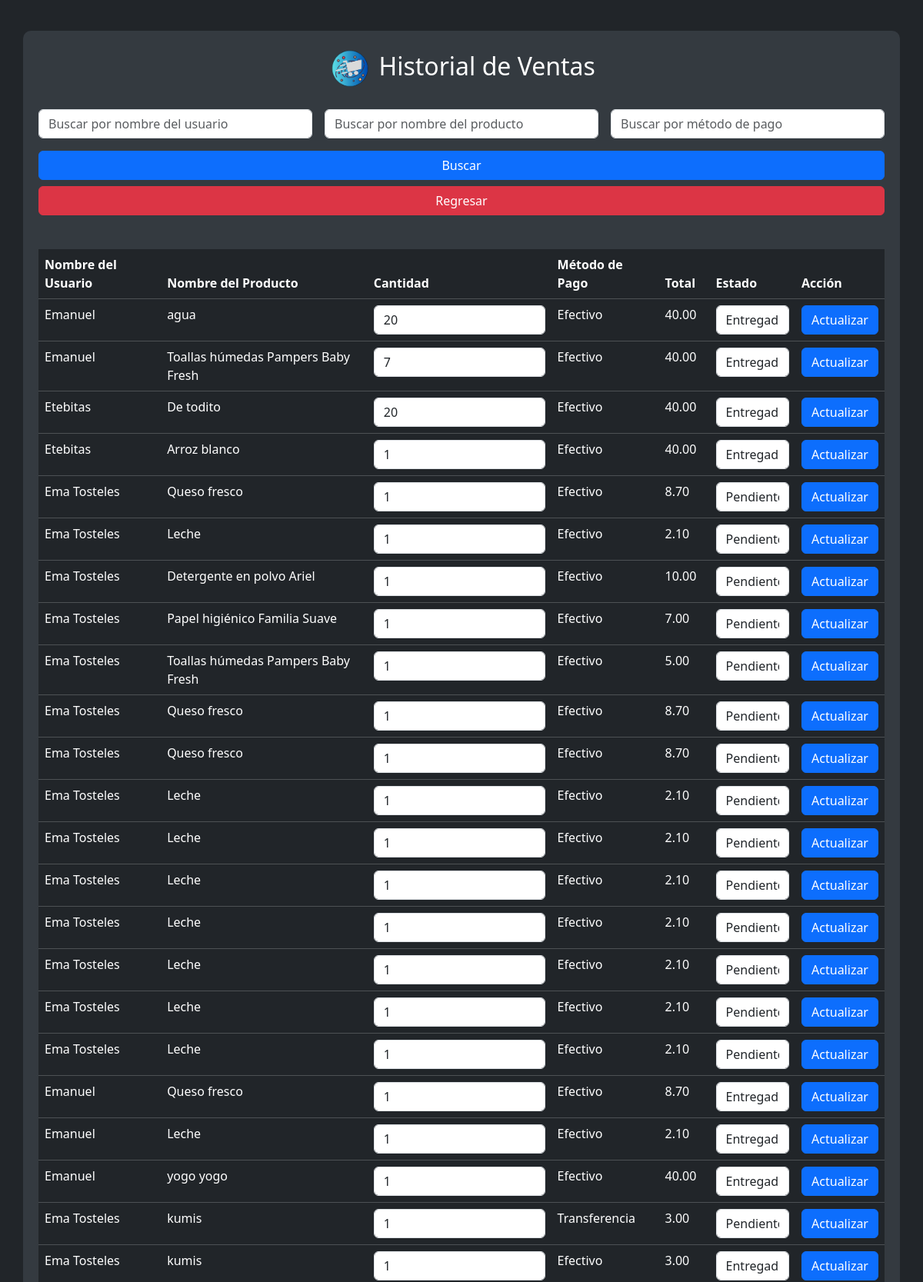
The app's page /gestionarventas.php (signed in, upper part) with its own data.
### tables this page shows
CREATE TABLE `historial_ventas` (
  `ID` int(11) NOT NULL,
  `id_usuario` int(11) NOT NULL,
  `Metodo_pago` varchar(50) DEFAULT NULL,
  `Cantidad` int(11) DEFAULT NULL,
  `Fecha` timestamp NULL DEFAULT current_timestamp(),
  `Estado` varchar(20) NOT NULL DEFAULT 'Pendiente',
  `IDP` int(11) NOT NULL,
  `Total` decimal(10,2) NOT NULL
);

CREATE TABLE `usuarios` (
  `id_usuario` int(11) NOT NULL,
  `usuario` varchar(20) DEFAULT NULL,
  `nombre` varchar(20) DEFAULT NULL,
  `correo_electronico` varchar(30) DEFAULT NULL,
  `telefono` varchar(15) DEFAULT NULL,
  `contraseña_usuario` varchar(100) DEFAULT NULL,
  `id_tipos` int(11) DEFAULT NULL,
  `codigo_recuperacion` varchar(255) DEFAULT NULL,
  `aceptado` varchar(2) DEFAULT NULL,
  `Foto` varchar(255) DEFAULT NULL
);

CREATE TABLE `productos` (
  `IDP` int(11) NOT NULL,
  `Nombre` varchar(255) NOT NULL,
  `Precio` decimal(10,2) NOT NULL,
  `Categoria` varchar(255) DEFAULT NULL,
  `Cantidad` int(11) DEFAULT NULL,
  `Descripcion` text DEFAULT NULL,
  `Foto` varchar(255) DEFAULT NULL,
  `Estado` varchar(20) NOT NULL DEFAULT 'Pendiente',
  `fecha_de_entrega` timestamp NOT NULL DEFAULT current_timestamp(),
  `usuario_id` int(11) DEFAULT NULL
);

### gestionarventas.php (the view, shortened to what this page needs)
<?php
include_once 'conexion.php';
include_once("sweetarch.php");
$nombre_usuario_buscar = isset($_GET['nombre_usuario_buscar']) ? $_GET['nombre_usuario_buscar'] : '';
$nombre_producto_buscar = isset($_GET['nombre_producto_buscar']) ? $_GET['nombre_producto_buscar'] : '';
$metodo_pago_buscar = isset($_GET['metodo_pago_buscar']) ? $_GET['metodo_pago_buscar'] : '';
$query = "SELECT hv.*, p.Nombre AS nombre_producto, u.nombre AS nombre_usuario
          FROM historial_ventas hv
          JOIN productos p ON hv.IDP = p.IDP
          JOIN usuarios u ON hv.id_usuario = u.id_usuario
          WHERE u.nombre LIKE :nombre_usuario AND p.Nombre LIKE :nombre_producto AND hv.Metodo_pago LIKE :metodo_pago ORDER BY hv.ID DESC";
$statement = $con->prepare($query);
$statement->execute([
    ':nombre_usuario' => '%' . $nombre_usuario_buscar . '%',
    ':nombre_producto' => '%' . $nombre_producto_buscar . '%',
    ':metodo_pago' => '%' . $metodo_pago_buscar . '%'
]);
$historial = $statement->fetchAll(PDO::FETCH_ASSOC);
?>
<!DOCTYPE html>
<html lang="en">
<head>
    <link rel="stylesheet" href="CSS/bootstrap.min.css">
    <link rel="stylesheet" href="CSS/alerta.css">
</head>
<body>
    <div class="container">
        <h2 class="text-center mb-4">
            <img class="m-1" src="IMG/Spacemark ico_transparent.ico" alt="SpaceMark Logo" height="50">
            Historial de Ventas
        </h2>
        <form action="" method="GET" class="mb-4">
            <div class="row g-3">
                <div class="col-md-4">
                    <input type="text" name="nombre_usuario_buscar" class="form-control" placeholder="Buscar por nombre del usuario" value="<?php echo htmlspecialchars($nombre_usuario_buscar); ?>">
                </div>
                <div class="col-md-4">
                    <input type="text" name="nombre_producto_buscar" class="form-control" placeholder="Buscar por nombre del producto" value="<?php echo htmlspecialchars($nombre_producto_buscar); ?>">
                </div>
                <div class="col-md-4">
                    <input type="text" name="metodo_pago_buscar" class="form-control" placeholder="Buscar por método de pago" value="<?php echo htmlspecialchars($metodo_pago_buscar); ?>">
                </div>
                <div class="col-12 mt-3">
                    <button type="submit" class="btn btn-primary w-100">Buscar</button>
                    <a href="index.php" class="btn btn-danger w-100 mt-2">Regresar</a>
                </div>
            </div>
        </form>
        <form action="" method="POST">
            <div class="table-container">
                <table class="table table-dark">
                    <thead>
                        <tr>
                            <th scope="col">Nombre del Usuario</th>
                            <th scope="col">Nombre del Producto</th>
                            <th scope="col">Cantidad</th>
                            <th scope="col">Método de Pago</th>
                            <th scope="col">Total</th>
                            <th scope="col">Estado</th>
                            <th scope="col">Acción</th>
                        </tr>
                    </thead>
                    <tbody>
                        <?php foreach ($historial as $venta): ?>
                        <tr>
                            <td><?php echo htmlspecialchars($venta['nombre_usuario']); ?></td>
                            <td><?php echo htmlspecialchars($venta['nombre_producto']); ?></td>
                            <td><input type="number" name="cantidad[<?php echo $venta['ID']; ?>]" value="<?php echo htmlspecialchars($venta['Cantidad']); ?>" class="form-control" min="0"></td>
                            <td><?php echo htmlspecialchars($venta['Metodo_pago']); ?></td>
                            <td><?php echo htmlspecialchars($venta['Total']); ?></td>
                            <td>
                                <select class="form-control" name="estado[<?php echo $venta['ID']; ?>]">
                                    <option value="Pendiente" <?php echo $venta['Estado'] == 'Pendiente' ? 'selected' : ''; ?>>Pendiente</option>
                                    <option value="Entregado" <?php echo $venta['Estado'] == 'Entregado' ? 'selected' : ''; ?>>Entregado</option>
                                </select>
                            </td>
                            <td><button type="submit" name="actualizar" value="<?php echo $venta['ID']; ?>" class="btn btn-primary w-100">Actualizar</button></td>
                        </tr>
                        <?php endforeach; ?>
                    </tbody>
                </table>
            </div>
        </form>
    </div>
</body>
</html>

### gestionarventas.php (style rules this page uses)
body { background-color: #212529; color: #ffffff; padding-top: 20px; }
.container { background-color: #343a40; color: #ffffff; padding: 20px; border-radius: 10px; margin-top: 20px; }
.table-container { overflow-x: auto; }
.table-dark { background-color: #343a40; color: #ffffff; border-radius: 10px; margin-top: 20px; }
.btn-danger { background-color: #dc3545; border-color: #dc3545; }

### records on screen
historial_ventas: id_usuario.nombre "Emanuel", IDP.Nombre "agua", Cantidad "20", Metodo_pago "Efectivo", Total "40.00", Estado+ID "Entregado"
historial_ventas: id_usuario.nombre "Emanuel", IDP.Nombre "Toallas húmedas Pampers Baby Fresh", Cantidad "7", Metodo_pago "Efectivo", Total "40.00", Estado+ID "Entregado"
historial_ventas: id_usuario.nombre "Etebitas", IDP.Nombre "De todito", Cantidad "20", Metodo_pago "Efectivo", Total "40.00", Estado+ID "Entregado"
historial_ventas: id_usuario.nombre "Etebitas", IDP.Nombre "Arroz blanco", Cantidad "1", Metodo_pago "Efectivo", Total "40.00", Estado+ID "Entregado"
historial_ventas: id_usuario.nombre "Ema Tosteles", IDP.Nombre "Queso fresco", Cantidad "1", Metodo_pago "Efectivo", Total "8.70", Estado+ID "Pendiente"
historial_ventas: id_usuario.nombre "Ema Tosteles", IDP.Nombre "Leche", Cantidad "1", Metodo_pago "Efectivo", Total "2.10", Estado+ID "Pendiente"
historial_ventas: id_usuario.nombre "Ema Tosteles", IDP.Nombre "Detergente en polvo Ariel", Cantidad "1", Metodo_pago "Efectivo", Total "10.00", Estado+ID "Pendiente"
historial_ventas: id_usuario.nombre "Ema Tosteles", IDP.Nombre "Papel higiénico Familia Suave", Cantidad "1", Metodo_pago "Efectivo", Total "7.00", Estado+ID "Pendiente"
historial_ventas: id_usuario.nombre "Ema Tosteles", IDP.Nombre "Toallas húmedas Pampers Baby Fresh", Cantidad "1", Metodo_pago "Efectivo", Total "5.00", Estado+ID "Pendiente"
historial_ventas: id_usuario.nombre "Ema Tosteles", IDP.Nombre "Queso fresco", Cantidad "1", Metodo_pago "Efectivo", Total "8.70", Estado+ID "Pendiente"
historial_ventas: id_usuario.nombre "Ema Tosteles", IDP.Nombre "Queso fresco", Cantidad "1", Metodo_pago "Efectivo", Total "8.70", Estado+ID "Pendiente"
historial_ventas: id_usuario.nombre "Ema Tosteles", IDP.Nombre "Leche", Cantidad "1", Metodo_pago "Efectivo", Total "2.10", Estado+ID "Pendiente"
historial_ventas: id_usuario.nombre "Ema Tosteles", IDP.Nombre "Leche", Cantidad "1", Metodo_pago "Efectivo", Total "2.10", Estado+ID "Pendiente"
historial_ventas: id_usuario.nombre "Ema Tosteles", IDP.Nombre "Leche", Cantidad "1", Metodo_pago "Efectivo", Total "2.10", Estado+ID "Pendiente"
historial_ventas: id_usuario.nombre "Ema Tosteles", IDP.Nombre "Leche", Cantidad "1", Metodo_pago "Efectivo", Total "2.10", Estado+ID "Pendiente"
historial_ventas: id_usuario.nombre "Ema Tosteles", IDP.Nombre "Leche", Cantidad "1", Metodo_pago "Efectivo", Total "2.10", Estado+ID "Pendiente"
historial_ventas: id_usuario.nombre "Ema Tosteles", IDP.Nombre "Leche", Cantidad "1", Metodo_pago "Efectivo", Total "2.10", Estado+ID "Pendiente"
historial_ventas: id_usuario.nombre "Ema Tosteles", IDP.Nombre "Leche", Cantidad "1", Metodo_pago "Efectivo", Total "2.10", Estado+ID "Pendiente"
historial_ventas: id_usuario.nombre "Emanuel", IDP.Nombre "Queso fresco", Cantidad "1", Metodo_pago "Efectivo", Total "8.70", Estado+ID "Entregado"
historial_ventas: id_usuario.nombre "Emanuel", IDP.Nombre "Leche", Cantidad "1", Metodo_pago "Efectivo", Total "2.10", Estado+ID "Entregado"
historial_ventas: id_usuario.nombre "Emanuel", IDP.Nombre "yogo yogo", Cantidad "1", Metodo_pago "Efectivo", Total "40.00", Estado+ID "Entregado"
historial_ventas: id_usuario.nombre "Ema Tosteles", IDP.Nombre "kumis", Cantidad "1", Metodo_pago "Transferencia", Total "3.00", Estado+ID "Pendiente"
historial_ventas: id_usuario.nombre "Ema Tosteles", IDP.Nombre "kumis", Cantidad "1", Metodo_pago "Efectivo", Total "3.00", Estado+ID "Entregado"
